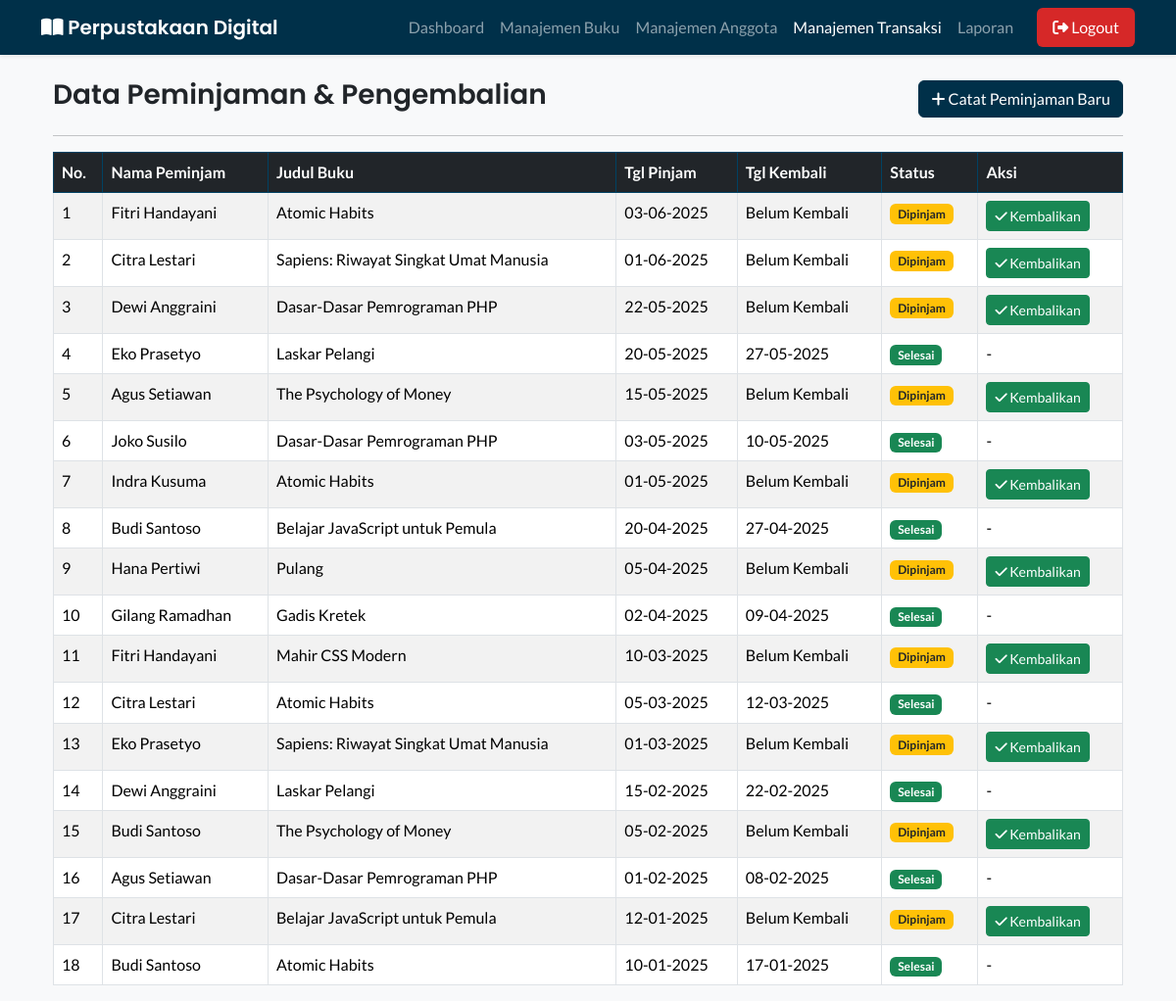
Screenshot of /admin/transaksi.php (signed in) with the database file from the repository.
### tables this page shows
CREATE TABLE `transaksi` (
  `id_transaksi` int(11) NOT NULL AUTO_INCREMENT,
  `id_anggota` int(11) NOT NULL,
  `id_buku` int(11) NOT NULL,
  `tanggal_pinjam` date NOT NULL DEFAULT current_timestamp(),
  `tanggal_kembali` date DEFAULT NULL,  
  `status` enum('Dipinjam','Selesai','Terlambat') NOT NULL DEFAULT 'Dipinjam',
  PRIMARY KEY (`id_transaksi`),
  KEY `id_anggota` (`id_anggota`),
  KEY `id_buku` (`id_buku`),
  CONSTRAINT `transaksi_ibfk_1` FOREIGN KEY (`id_anggota`) REFERENCES `anggota` (`id_anggota`) ON DELETE CASCADE ON UPDATE CASCADE,
  CONSTRAINT `transaksi_ibfk_2` FOREIGN KEY (`id_buku`) REFERENCES `buku` (`id_buku`) ON DELETE CASCADE ON UPDATE CASCADE
);

CREATE TABLE `anggota` (
  `id_anggota` int(11) NOT NULL AUTO_INCREMENT,
  `nama` varchar(100) NOT NULL,
  `email` varchar(100) NOT NULL,
  `telepon` varchar(20) NOT NULL,
  `alamat` text DEFAULT NULL,
  `tanggal_daftar` date NOT NULL DEFAULT current_timestamp(),
  PRIMARY KEY (`id_anggota`),
  UNIQUE KEY `email` (`email`)
);

CREATE TABLE `buku` (
  `id_buku` int(11) NOT NULL AUTO_INCREMENT,
  `judul` varchar(255) NOT NULL,
  `pengarang` varchar(100) NOT NULL,
  `penerbit` varchar(100) NOT NULL,
  `tahun_terbit` int(4) NOT NULL,
  `isbn` varchar(25) DEFAULT NULL,
  `stok` int(5) NOT NULL,
  `gambar` varchar(255) DEFAULT 'default.jpg',  
  PRIMARY KEY (`id_buku`)
);

### admin/transaksi.php (the view, shortened to what this page needs)
<?php
require '../koneksi.php';
$sql = "SELECT
            transaksi.id_transaksi,
            anggota.nama AS nama_anggota,
            buku.judul AS judul_buku,
            transaksi.tanggal_pinjam,
            transaksi.tanggal_kembali,
            transaksi.status
        FROM transaksi
        JOIN anggota ON transaksi.id_anggota = anggota.id_anggota
        JOIN buku ON transaksi.id_buku = buku.id_buku
        ORDER BY transaksi.tanggal_pinjam DESC";
$query = mysqli_query($koneksi, $sql);
?>
<?php require 'template/header.php'; ?>
<div class="container mt-4">
    <div class="d-flex justify-content-between align-items-center">
        <h3>Data Peminjaman & Pengembalian</h3>
        <a href="tambah_transaksi.php" class="btn btn-primary">
            <i class="fas fa-plus"></i> Catat Peminjaman Baru
        </a>
    </div>
    <hr>
    <div class="table-responsive">
        <table class="table table-striped table-bordered">
            <thead class="table-dark">
                <tr>
                    <th>No.</th>
                    <th>Nama Peminjam</th>
                    <th>Judul Buku</th>
                    <th>Tgl Pinjam</th>
                    <th>Tgl Kembali</th>
                    <th>Status</th>
                    <th>Aksi</th>
                </tr>
            </thead>
            <tbody>
                <?php
                if (mysqli_num_rows($query) > 0) {
                    $no = 1;
                    while ($data = mysqli_fetch_assoc($query)) {
                ?>
                        <tr>
                            <td><?php echo $no++; ?></td>
                            <td><?php echo htmlspecialchars($data['nama_anggota']); ?></td>
                            <td><?php echo htmlspecialchars($data['judul_buku']); ?></td>
                            <td><?php echo date('d-m-Y', strtotime($data['tanggal_pinjam'])); ?></td>
                            <td><?php echo ($data['tanggal_kembali']) ? date('d-m-Y', strtotime($data['tanggal_kembali'])) : 'Belum Kembali'; ?></td>
                            <td>
                                <?php
                                if ($data['status'] == 'Dipinjam') {
                                    echo '<span class="badge bg-warning text-dark">Dipinjam</span>';
                                } else {
                                    echo '<span class="badge bg-success">Selesai</span>';
                                }
                                ?>
                            </td>
                            <td>
                                <?php if ($data['status'] == 'Dipinjam'): ?>
                                    <a href="javascript:void(0);" class="btn btn-sm btn-success" onclick="konfirmasiKembalikan('kembalikan_buku.php?id=<?php echo $data['id_transaksi']; ?>')">
                                        <i class="fas fa-check"></i> Kembalikan
                                    </a>
                                <?php else: ?>
                                    -
                                <?php endif; ?>
                            </td>
                        </tr>
                    <?php
                    }
                } else {
                    ?>
                    <tr>
                        <td colspan="7" class="text-center">Belum ada data transaksi.</td>
                    </tr>
                <?php
                }
                ?>
            </tbody>
        </table>
    </div>
</div>
<?php
require 'template/footer.php';
?>
</body>
</html>

### assets/css/style.css (style rules this page uses)
:root { --primary-color: #003049; --secondary-color: #6c757d; --danger-color: #d62828; --warning-color: #f77f00; --light-bg: #f8f9fa; --font-heading: 'Poppins', sans-serif; --font-body: 'Lato', sans-serif; }
body { font-family: var(--font-body); background-color: var(--light-bg); }
h1, h2, h3, h4, h5, h6, .navbar-brand { font-family: var(--font-heading); font-weight: 600; }
.btn-primary { background-color: var(--primary-color); border-color: var(--primary-color); }
.table-dark { background-color: var(--primary-color) !important; border-color: #004263; }

### rows the page displays
transaksi: id_anggota.nama "Fitri Handayani", id_buku.judul "Atomic Habits", tanggal_pinjam "03-06-2025", shows "Belum Kembali", status "Dipinjam"
transaksi: id_anggota.nama "Citra Lestari", id_buku.judul "Sapiens: Riwayat Singkat Umat Manusia", tanggal_pinjam "01-06-2025", shows "Belum Kembali", status "Dipinjam"
transaksi: id_anggota.nama "Dewi Anggraini", id_buku.judul "Dasar-Dasar Pemrograman PHP", tanggal_pinjam "22-05-2025", shows "Belum Kembali", status "Dipinjam"
transaksi: id_anggota.nama "Eko Prasetyo", id_buku.judul "Laskar Pelangi", tanggal_pinjam "20-05-2025", tanggal_kembali "27-05-2025", status "Selesai"
transaksi: id_anggota.nama "Agus Setiawan", id_buku.judul "The Psychology of Money", tanggal_pinjam "15-05-2025", shows "Belum Kembali", status "Dipinjam"
transaksi: id_anggota.nama "Joko Susilo", id_buku.judul "Dasar-Dasar Pemrograman PHP", tanggal_pinjam "03-05-2025", tanggal_kembali "10-05-2025", status "Selesai"
transaksi: id_anggota.nama "Indra Kusuma", id_buku.judul "Atomic Habits", tanggal_pinjam "01-05-2025", shows "Belum Kembali", status "Dipinjam"
transaksi: id_anggota.nama "Budi Santoso", id_buku.judul "Belajar JavaScript untuk Pemula", tanggal_pinjam "20-04-2025", tanggal_kembali "27-04-2025", status "Selesai"
transaksi: id_anggota.nama "Hana Pertiwi", id_buku.judul "Pulang", tanggal_pinjam "05-04-2025", shows "Belum Kembali", status "Dipinjam"
transaksi: id_anggota.nama "Gilang Ramadhan", id_buku.judul "Gadis Kretek", tanggal_pinjam "02-04-2025", tanggal_kembali "09-04-2025", status "Selesai"
transaksi: id_anggota.nama "Fitri Handayani", id_buku.judul "Mahir CSS Modern", tanggal_pinjam "10-03-2025", shows "Belum Kembali", status "Dipinjam"
transaksi: id_anggota.nama "Citra Lestari", id_buku.judul "Atomic Habits", tanggal_pinjam "05-03-2025", tanggal_kembali "12-03-2025", status "Selesai"
transaksi: id_anggota.nama "Eko Prasetyo", id_buku.judul "Sapiens: Riwayat Singkat Umat Manusia", tanggal_pinjam "01-03-2025", shows "Belum Kembali", status "Dipinjam"
transaksi: id_anggota.nama "Dewi Anggraini", id_buku.judul "Laskar Pelangi", tanggal_pinjam "15-02-2025", tanggal_kembali "22-02-2025", status "Selesai"
transaksi: id_anggota.nama "Budi Santoso", id_buku.judul "The Psychology of Money", tanggal_pinjam "05-02-2025", shows "Belum Kembali", status "Dipinjam"
transaksi: id_anggota.nama "Agus Setiawan", id_buku.judul "Dasar-Dasar Pemrograman PHP", tanggal_pinjam "01-02-2025", tanggal_kembali "08-02-2025", status "Selesai"
transaksi: id_anggota.nama "Citra Lestari", id_buku.judul "Belajar JavaScript untuk Pemula", tanggal_pinjam "12-01-2025", shows "Belum Kembali", status "Dipinjam"
transaksi: id_anggota.nama "Budi Santoso", id_buku.judul "Atomic Habits", tanggal_pinjam "10-01-2025", tanggal_kembali "17-01-2025", status "Selesai"
